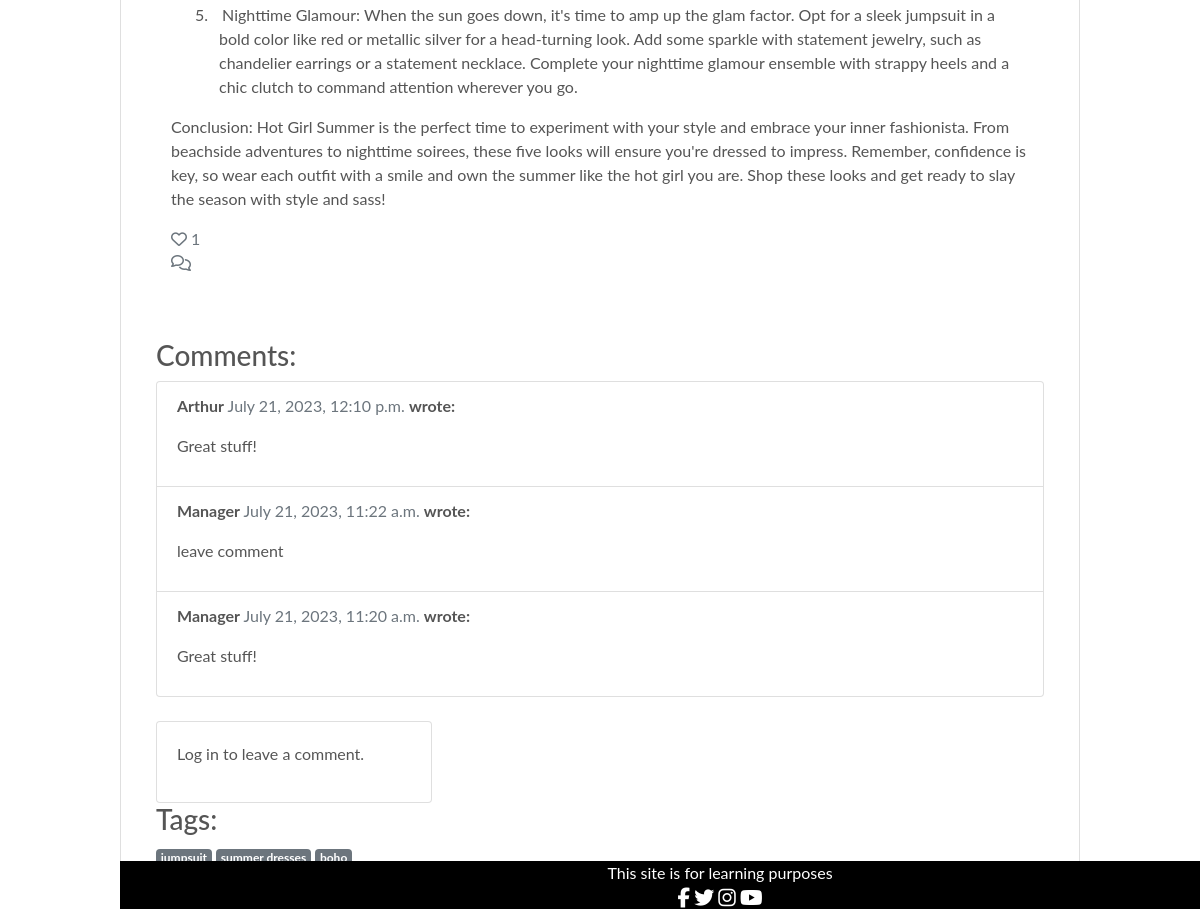
/blog/posts/5-looks-for-hot-girl-summer/ (lower part), run on an earlier commit of the app's database.
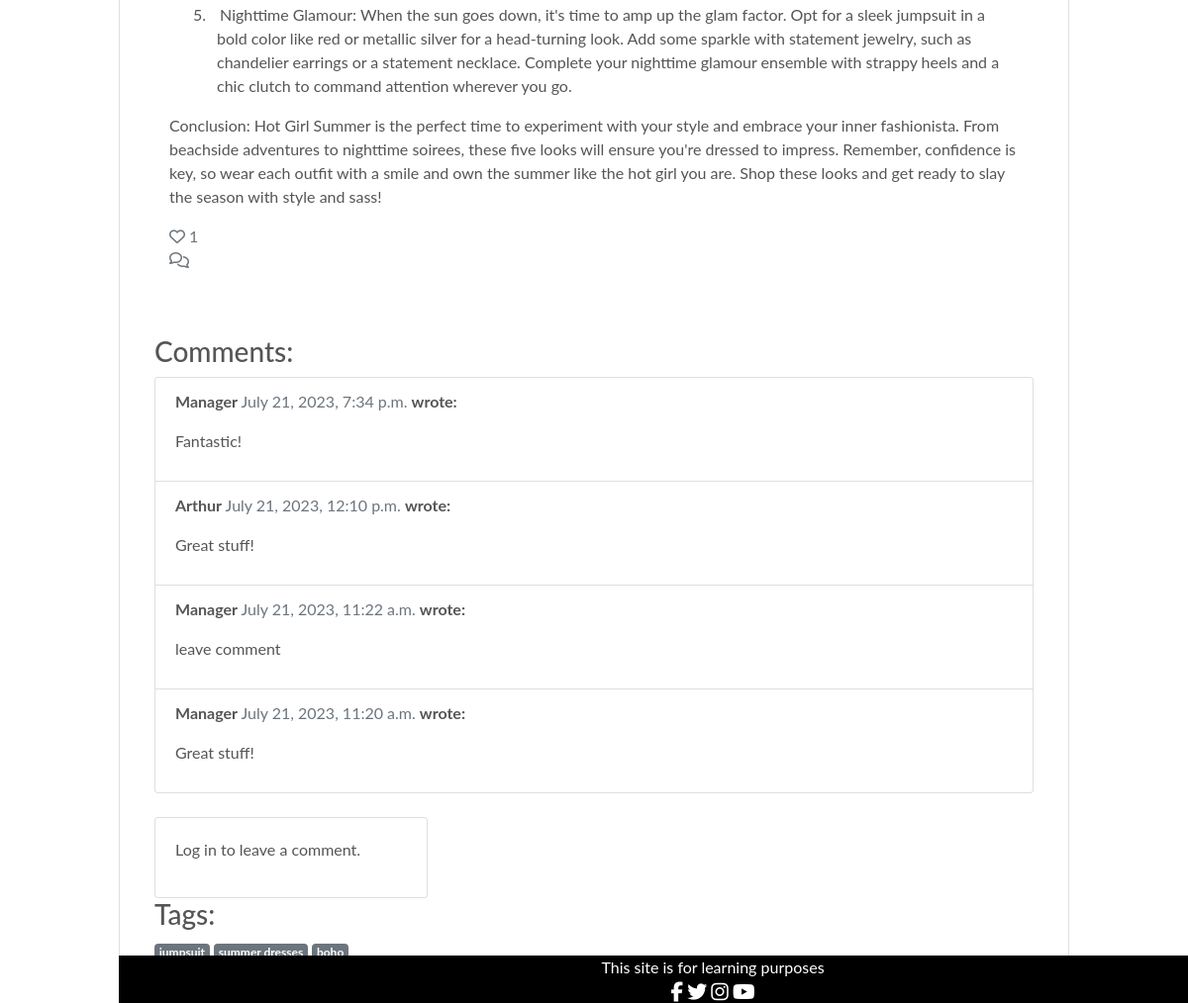
And on a later commit of the database.
### blog/models.py (models this page shows, shortened)
class Comment(models.Model):
    post = models.ForeignKey(Post, on_delete=models.CASCADE,
                             related_name="comments")
    name = models.CharField(max_length=80)
    email = models.EmailField()
    body = models.TextField()
    created_on = models.DateTimeField(auto_now_add=True)
    approved = models.BooleanField(default=False)
    class Meta:
        ordering = ["created_on"]

class Tag(models.Model):
    name = models.CharField(max_length=50)
    created_on = models.DateTimeField(auto_now_add=True)
    def __str__(self):
        return self.name

### blog/views.py (the view, shortened to what this page needs)
# urls.py: path('posts/<slug:slug>/', PostDetail.as_view(), name='post_detail'),
class PostDetail(View):
    def get(self, request, slug, *args, **kwargs):
        queryset = Post.objects.filter(status=1)
        post = get_object_or_404(queryset, slug=slug)
        comments = post.comments.filter(approved=True).order_by("-created_on")
        liked = False
        if post.likes.filter(id=self.request.user.id).exists():
            liked = True
        tags = post.tags.all()
        reading_time = post.reading_time
        comment_form = CommentForm()
        return render(
            request,
            "blog/post_detail.html",
            {
                "post": post,
                "comments": comments,
                "commented": False,
                "comment_form": comment_form,
                "liked": liked,
                "tags": tags,
                "reading_time": reading_time,
            },
        )

### bag/contexts.py (called while the page is built, shortened)
def bag_contents(request):
    bag_items = []
    total = 0
    product_count = 0
    bag = request.session.get('bag', {})
    if total < settings.FREE_DELIVERY_THRESHOLD:
        delivery = total * Decimal(settings.STANDARD_DELIVERY_PERCENTAGE / 100)
        free_delivery_delta = settings.FREE_DELIVERY_THRESHOLD - total
    else:
        delivery = 0
        free_delivery_delta = 0
    grand_total = delivery + total
    context = {
        'bag_items': bag_items,
        'total': total,
        'product_count': product_count,
        'delivery': delivery,
        'free_delivery_delta': free_delivery_delta,
        'free_delivery_threshold': settings.FREE_DELIVERY_THRESHOLD,
        'grand_total': grand_total,
    }
    return context

### blog/models.py (called while the page is built)
    def number_of_likes(self):
        return self.likes.count()

### blog/templates/blog/post_detail.html (shortened to what the changed rows need)
{% extends 'base.html' %}
{% load crispy_forms_tags %}
{% block content %}
<div class="container">
    <div class="row">
        <div class="col card mt-3 left top">
            <div class="card-body">
                <p class="card-text">
                    <div class="col mt-3">
                        <h1 class="post-title">{{ post.title }}</h1>
                    </div>
                </p>
                <div class="row">
                    <div class="col-md-12">
                        <div class="row">
                            <div class="col-md-12">
                                <div class="list-group">
                                    {% for comment in comments %}
                                    <div class="list-group-item">
                                        <p class="font-weight-bold">
                                            {{ comment.name }}
                                            <span class="text-muted font-weight-normal">
                                                {{ comment.created_on }}
                                            </span> wrote:
                                        </p>
                                        {{ comment.body | linebreaks }}
                                    </div>
                                    {% endfor %}
                                </div>
                            </div>
                        </div>
                <div class="row" style="margin-bottom: 20px;">
                    <div class="col-md-8">
                        <div class="tags">
                            {% for tag in post.tags.all %}
                            <span class="badge badge-secondary">{{ tag }}</span>
                            {% endfor %}
                        </div>
                    </div>
                </div>
            </div>
        </div>
    </div>
</div>
<br>
{% endblock content %}

What changed in the data, as far as the page shows it:
added Comment: name "Manager", created_on "July 21, 2023, 7:34 p.m.", body "Fantastic!"
